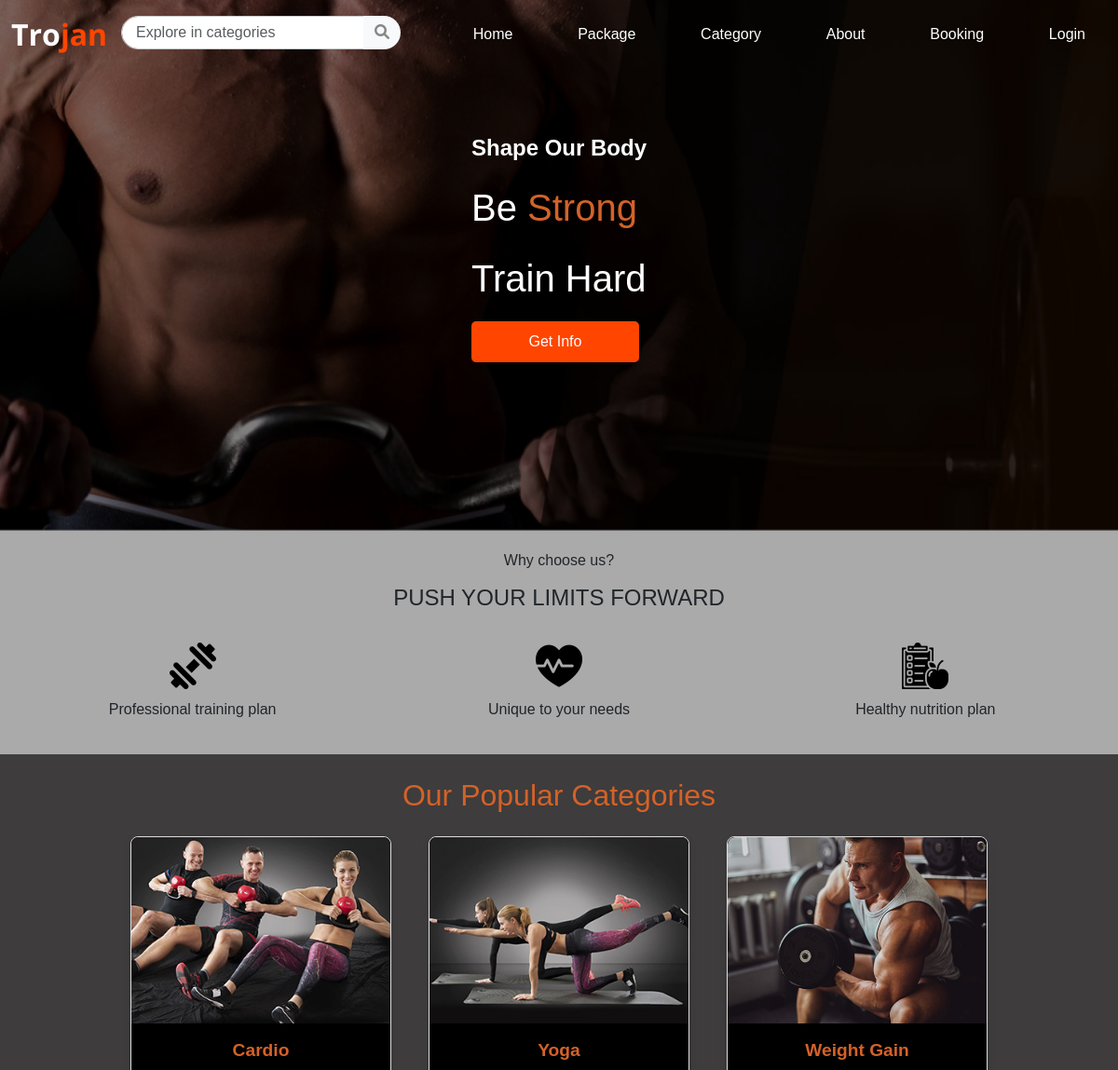
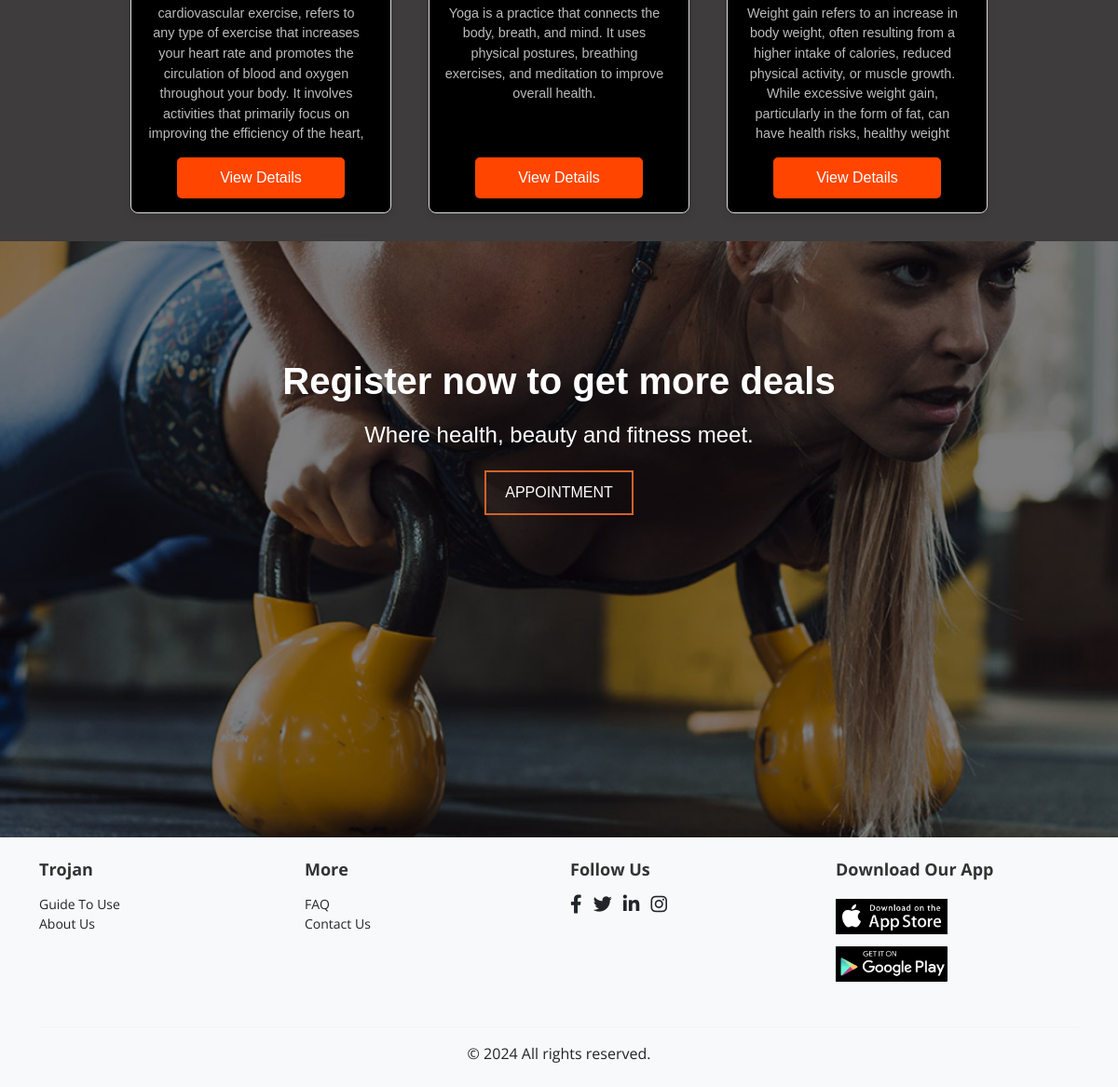
The page / on the database its author committed (2 pictures, top to bottom).
### tables this page shows
CREATE TABLE "categories" (
	"categoryid"	INTEGER,
	"categoryname"	VARCHAR(255) NOT NULL,
	"categorystatus"	VARCHAR(100),
	"poster"	TEXT DEFAULT NULL,
	"video"	TEXT DEFAULT NULL,
	PRIMARY KEY("categoryid" AUTOINCREMENT)
);

### app.py (the view)
@app.route('/')
def home():
    uid = session.get('userid')
    connection = sqlite3.connect('Trojan.db')
    connection.row_factory = sqlite3.Row
    cursor = connection.cursor()
    cursor.execute("""
        SELECT c.categoryid, c.categoryname, COUNT(b.bookingid) as total_bookings, c.poster, c.categorystatus
        FROM categories c
        LEFT JOIN bookings b ON c.categoryid = b.categoryid
        GROUP BY c.categoryid
        ORDER BY total_bookings DESC
        LIMIT 3
    """)
    popular_categories = cursor.fetchall()
    connection.close()
    return render_template("home.html", uid=uid, popular_categories=popular_categories)

### templates/home.html
{% extends "base.html" %} {% block title %}Gym Management System{% endblock %}
{% block content %}
<link href="/static/css/home.css" rel="stylesheet" />
<div class="division division-1">
  <div class="content">
    <h2 class="division-title">Shape Our Body</h2>
    <div class="division-description">
      <p class="description-text-1">
        Be <span class="orange-text">Strong</span>
      </p>
      <p class="description-text-2">Train Hard</p>
    </div>
    <p>
      <a href="{{ url_for('about') }}">
        <button class="getinfobtn">Get Info</button>
      </a>
    </p>
  </div>
</div>
<div class="division division-2">
  <p class="division-2-title">Why choose us?</p>
  <p class="division-2-description">PUSH YOUR LIMITS FORWARD</p>
  <div class="division-2-content">
    <div class="content1">
      <img src="/static/photos/weight.png" alt="weight" />
      <p>Professional training plan</p>
    </div>
    <div class="content2">
      <img src="/static/photos/heart.png" alt="heart" />
      <p>Unique to your needs</p>
    </div>
    <div class="content3">
      <img src="/static/photos/plan.png" alt="plan" />
      <p>Healthy nutrition plan</p>
    </div>
  </div>
</div>
<div class="division division-3">
  <p class="division-3-title">Our Popular Categories</p>
  <div class="division-3-content">
    {% for category in popular_categories %}
    <div class="category-card">
      <img
        src="/static/photos/{{ category['poster'] }}"
        alt="{{ category['categoryname'] }}"
      />
      <div class="category-info">
        <p class="category-title">{{ category['categoryname'] }}</p>
        <p class="category-description">{{ category['categorystatus'] }}</p>
        <button class="viewdetailbtn">
          <a
            href="{{ url_for('category_detail', category_id=category['categoryid']) }}"
            >View Details</a
          >
        </button>
      </div>
    </div>
    {% endfor %}
  </div>
</div>
<div class="division division-4">
  <p class="division-4-title">Register now to get more deals</p>
  <p class="division-4-content">Where health, beauty and fitness meet.</p>
  <a href="{{ url_for('selectcategories') }}">
    <button class="appointmentbtn">APPOINTMENT</button>
  </a>
</div>
{% endblock %}

### static/css/base.css (style rules this page uses)
body { margin: 0; padding: 0; font-family: "Roboto", sans-serif; }
a { text-decoration: none; }

### static/css/home.css (style rules this page uses)
body, html { margin: 0; padding: 0; font-family: Arial, sans-serif; overflow-x: hidden; }
.division { max-width: 100vw; padding: 20px; box-sizing: border-box; }
.orange-text { color: #d36229; }
.division-1 { height: 80vh; background: url("/static/photos/hero-1.png") no-repeat center center/cover; display: flex; justify-content: center; align-items: center; position: relative; color: white; margin-top: -70px; padding-top: 70px; }
.division-1::before { content: ""; position: absolute; inset: 0; background: rgba(0, 0, 0, 0.5); z-index: 1; }
.content { position: relative; z-index: 2; max-width: 250px; padding: 20px; text-align: left; }
.division-title { font-size: 1.5rem; font-weight: bold; margin-bottom: 20px; }
.description-text-1, .description-text-2 { font-size: 2.5rem; }
.getinfobtn, .viewdetailbtn { background-color: #ff4500; color: white; padding: 10px 20px; border: none; border-radius: 5px; font-size: 1rem; cursor: pointer; transition: background-color 0.3s ease, transform 0.2s ease; text-align: center; display: inline-block; width: 100%; max-width: 180px; }
.getinfobtn a, .viewdetailbtn a { color: white; text-decoration: none; display: block; }
.division-2 { text-align: center; background-color: #aaaaaa; padding: 20px; }
.division-2-title { font-size: 1rem; margin-bottom: 10px; }
.division-2-description { font-size: 1.5rem; margin-bottom: 20px; }
.division-2-content { display: flex; justify-content: space-around; gap: 20px; }
.division-2-content div { width: 30%; text-align: center; padding-top: 10px; }
.division-2-content img { width: 50px; height: 50px; margin-bottom: 10px; }
.division-3 { background-color: #3e3c3c; text-align: center; padding: 20px; color: white; }
.division-3-title { font-size: 2rem; color: #d36229; margin-bottom: 10px; }
.division-3-content { display: flex; flex-wrap: wrap; gap: 20px; justify-content: center; }
.category-card { background-color: black; border: 1px solid #ddd; border-radius: 8px; color: white; text-align: center; box-shadow: 0 4px 8px rgba(0, 0, 0, 0.1); width: 280px; margin: 10px; overflow: hidden; display: flex; flex-direction: column; height: 480px; }
.category-card img { width: 100%; height: 200px; object-fit: cover; border-top-left-radius: 8px; border-top-right-radius: 8px; }
.category-info { flex-grow: 1; display: flex; flex-direction: column; padding: 15px; }
.category-title { font-size: 1.2rem; font-weight: bold; margin-bottom: 10px; color: #d36229; }
.category-description { font-size: 0.9rem; color: #bbb; margin-bottom: 10px; max-height: 150px; overflow-y: auto; padding-right: 10px; }
.viewdetailbtn { margin-top: auto; align-self: center; }
.division-4 { height: 80vh; background: url("/static/photos/bg-2.png") no-repeat center center/cover; text-align: center; color: white; }
.division-4-title { margin-top: 100px; font-size: 2.5rem; font-weight: bold; margin-bottom: 10px; }
.division-4-content { font-size: 1.5rem; margin-bottom: 20px; }
.appointmentbtn { border: 2px solid #d36229; color: white; background-color: transparent; font-size: 1rem; padding: 10px 20px; cursor: pointer; }

### rows shown on the page
categories: poster (picture), categoryname "Cardio", categorystatus "cardiovascular exercise, refers to any type of exercise that increases your heart rate and promotes the circulation of blood and oxygen throughout your body. It involves activities that primarily focus on improving the efficiency of the heart,…"
categories: poster (picture), categoryname "Yoga", categorystatus "Yoga is a practice that connects the body, breath, and mind. It uses physical postures, breathing exercises, and meditation to improve overall health."
categories: poster (picture), categoryname "Weight Gain", categorystatus "Weight gain refers to an increase in body weight, often resulting from a higher intake of calories, reduced physical activity, or muscle growth. While excessive weight gain, particularly in the form of fat, can have health risks, healthy weight…"
